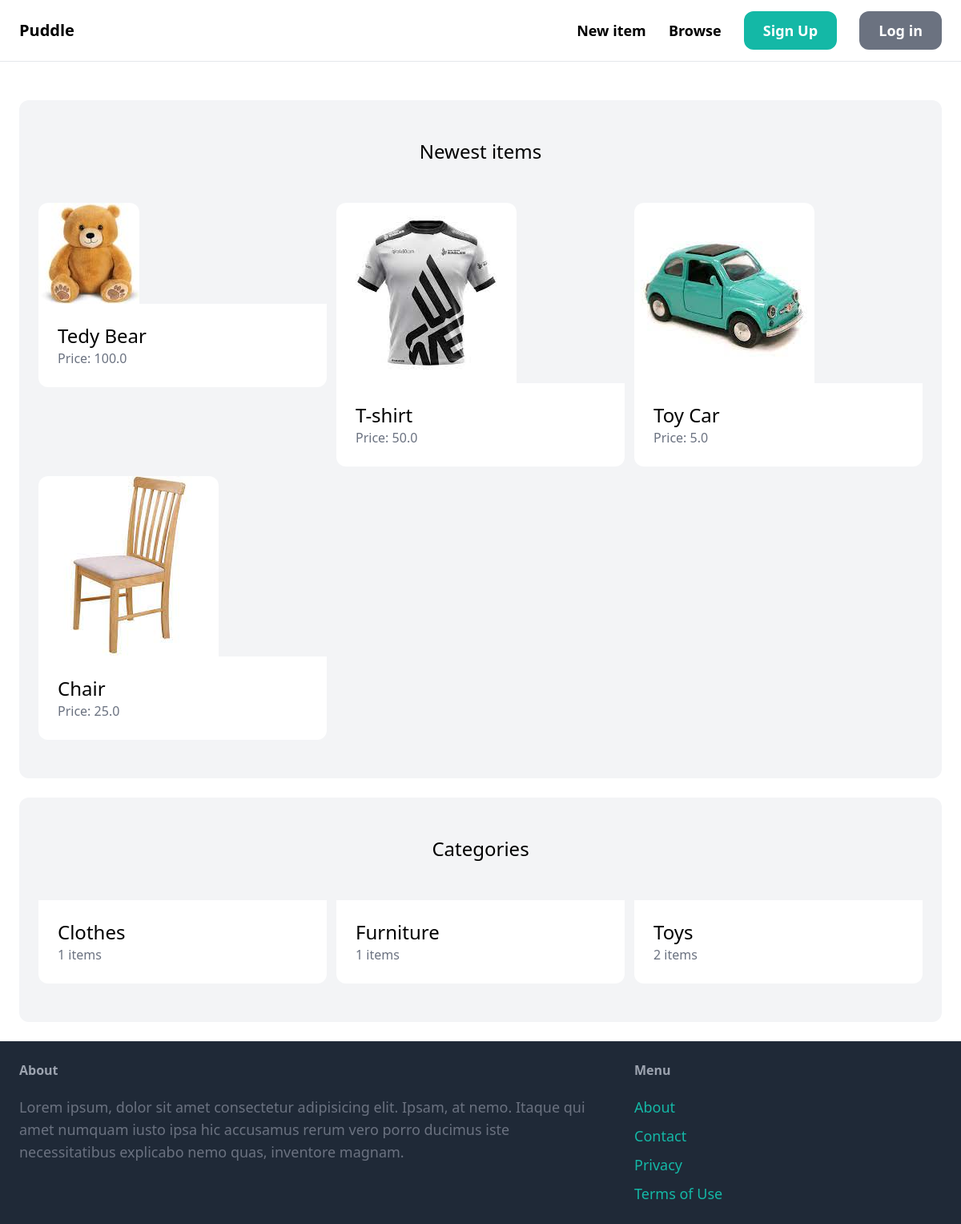
The page / on the database its author committed.
### core/models.py (models this page shows, shortened)
class Item(models.Model):
    category=models.ForeignKey(Category,related_name='items',on_delete=models.CASCADE)
    name=models.CharField(max_length=255)
    description=models.TextField(blank=True,null=True)
    price=models.FloatField()
    image=models.ImageField(upload_to='item_images',blank=True,null=True)
    is_sold=models.BooleanField(default=False)
    created_by=models.ForeignKey(User, related_name='items',on_delete=models.CASCADE)
    created_at=models.DateTimeField(auto_now_add=True)

class Category(models.Model):
    name=models.CharField(max_length=255)
    class Meta:
        ordering=('name',)
        verbose_name_plural='Categories'

### core/views.py (the view)
# urls.py: path('',views.index,name='index'),
def index(request):
    items=Item.objects.filter(is_sold=False)[0:6]
    categories=Category.objects.all()
    return render(request,'core/index.html',{
        'categories':categories,
        'items':items,
    })

### core/templates/core/index.html (shortened to what this page needs)
{% extends 'core/base.html' %}
{% block content %}
<div class="mt-6 px-6 py-12 bg-gray-100 rounded-xl">
    <h2 class="mb-12 text-2xl text-center">Newest items</h2>
    <div class="grid grid-cols-3 gap-3">
        {% for item in items %}
            <div>
                <a href="{% url 'item:detail' item.id %}">
                    <div>
                        <img src="{{ item.image.url }}" class="rounded-t-xl">
                        <div class="p-6 bg-white rounded-b-xl">
                            <h2 class="text-2xl">{{ item.name }}</h2>
                            <p class="text-gray-500">Price: {{ item.price }}</p>
                        </div>
                    </div>
                </a>
            </div>
        {% endfor %}
    </div>
</div>
<div class="mt-6 px-6 py-12 bg-gray-100 rounded-xl">
    <h2 class="mb-12 text-2xl text-center">Categories</h2>
    <div class="grid grid-cols-3 gap-3">
        {% for category in categories %}
            <div>
                <a href="#">
                    <div class="p-6 bg-white rounded-b-xl">
                        <h2 class="text-2xl">{{ category.name }}</h2>
                        <p class="text-gray-500">{{ category.items.count }} items</p>
                    </div>
                </a>
            </div>
        {% endfor %}
        </div>
    </div>
{% endblock %}

### core/templates/core/base.html (shortened to what this page needs)
<!DOCTYPE html>
<html lang="en">
<head>
    <script src="https://cdn.tailwindcss.com"></script>
</head>
<body>
</body>
<nav class="py-6 px-6 flex justify-between items-center border-b border-gray-200">
    <a href="/" class="text-xl font-semibold">Puddle</a>
    <div class="space-x-6">
        <a href="{% url 'item:new'%}" class="text-lg font-semibold hover:text-gray-500">New item</a>
        <a href="{% url 'item:items' %}" class="text-lg font-semibold hover:text-gray-500">Browse</a>
    {% if request.user.is_authenticated %}
        <a href="{% url 'conversation:inbox' %}" class="px-6 py-3 text-lg font-semibold bg-teal-500 text-white rounded-xl hover:bg-teal-700">Inbox</a>
        <a href="{% url 'dashboard:index' %}" class="px-6 py-3 text-lg font-semibold bg-gray-500 text-white rounded-xl hover:bg-gray-700">Dashboard</a>
    {% else %}
        <a href="{% url 'core:signup' %}" class="px-6 py-3 text-lg font-semibold bg-teal-500 text-white rounded-xl hover:bg-teal-700">Sign Up</a>
        <a href="{% url 'core:login' %}" class="px-6 py-3 text-lg font-semibold bg-gray-500 text-white rounded-xl hover:bg-gray-700">Log in</a>
    {% endif %}
    </div>
</nav>
<div class="px-6 py-6">
    {% block content %}
    {% endblock %}
</div>
<footer class="py-6 px-6 flex justify-between bg-gray-800">
    <div class="w-2/3 pr-10">
        <h3 class="mb-5 font-semibold text-gray-400">About</h3>
    <p class="text-lg text-gray-500">Lorem ipsum, dolor sit amet consectetur adipisicing elit. Ipsam, at nemo. Itaque qui amet numquam iusto ipsa hic accusamus rerum vero porro ducimus iste necessitatibus explicabo nemo quas, inventore magnam.
    </p>
    </div>
<div class="w-1/3">
    <h3 class="mb-5 font-semibold text-gray-400">Menu</h3>
    <ul class="space-y-2">
        <li><a href="#" class="text-lg text-teal-500 hover:text-teal-700">About</a></li>
        <li><a href="{% url 'core:contact' %}" class="text-lg text-teal-500 hover:text-teal-700">Contact</a></li>
        <li><a href="#" class="text-lg text-teal-500 hover:text-teal-700">Privacy</a></li>
        <li><a href="#" class="text-lg text-teal-500 hover:text-teal-700">Terms of Use </a></li>
    </ul>
</div>
</footer>
</html>

### rows shown on the page
Item: image (picture), name "Tedy Bear", price "100.0"
Item: image (picture), name "T-shirt", price "50.0"
Item: image (picture), name "Toy Car", price "5.0"
Item: image (picture), name "Chair", price "25.0"
Category: name "Clothes", items.count "1"
Category: name "Furniture", items.count "1"
Category: name "Toys", items.count "2"
